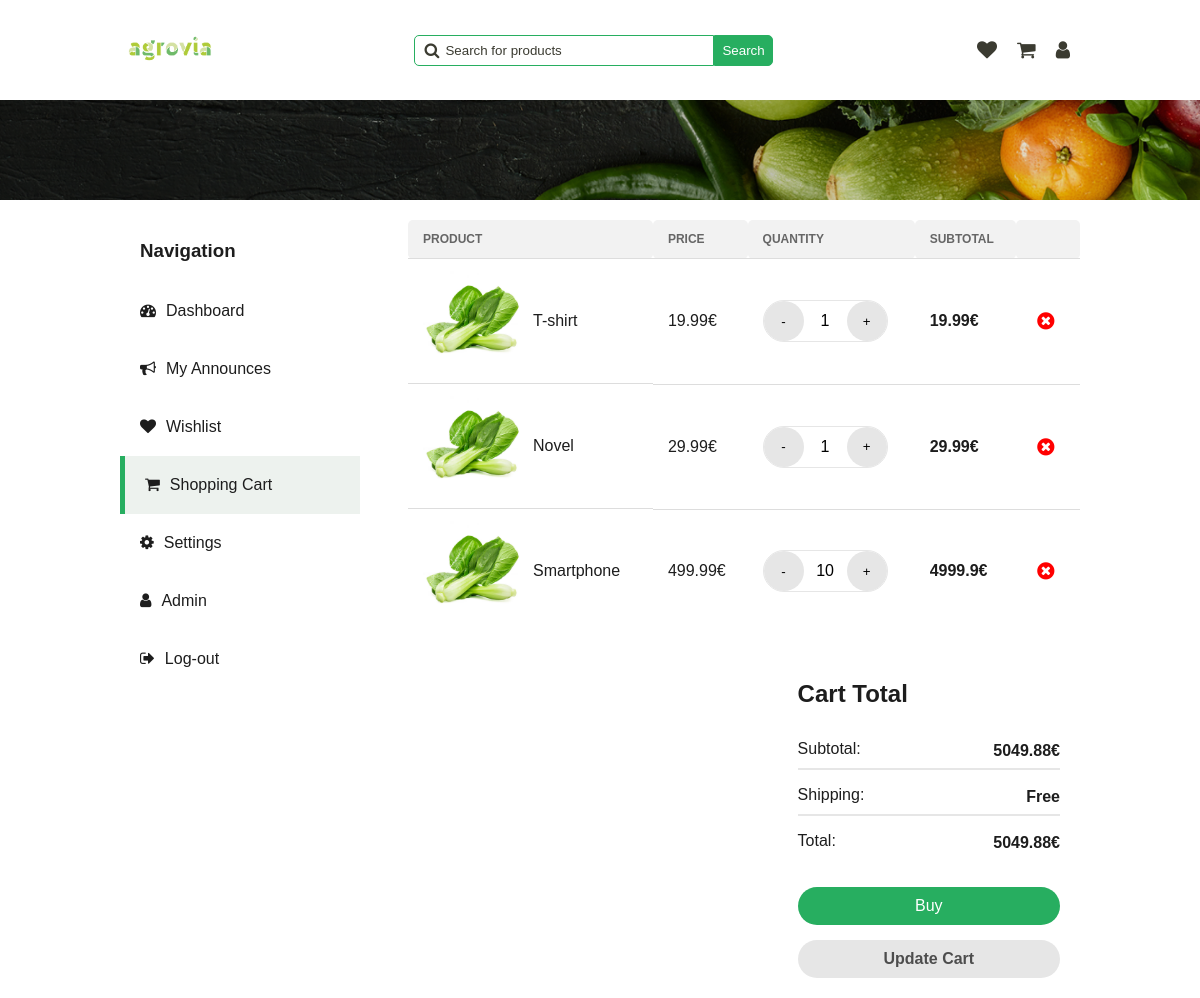
/pages/shopping-cart.php (signed in), run on the app's committed database.
### tables this page shows
CREATE TABLE UserSaved (
  id INTEGER PRIMARY KEY,
  user_id INTEGER,
  announce_id INTEGER,
  quantity_selected INTEGER,
  is_in_cart BOOLEAN,
  is_in_favourite BOOLEAN,
  FOREIGN KEY (user_id) REFERENCES User(id),
  FOREIGN KEY (announce_id) REFERENCES Announce(id) ON DELETE CASCADE
);

CREATE TABLE Announce (
  id INTEGER PRIMARY KEY,
  id_category INTEGER,
  image TEXT,
  title TEXT,
  description TEXT,
  price FLOAT,
  quantity INTEGER,
  rating INTEGER,
  out_of_stock BOOLEAN,
  FOREIGN KEY (id_category) REFERENCES Category(id)
);

### php/user.php (called while the page is built, shortened)
<?php
require '../php/pdo.php';
function get_user_by_id($id_user)
{
    global $pdo;
    try {
        $query = "SELECT * FROM User WHERE id = :id_user";
        $stmt = $pdo->prepare($query);
        $stmt->bindParam(':id_user', $id_user);
        $stmt->execute();
        $user = $stmt->fetch(PDO::FETCH_ASSOC);
        return $user;
    } catch (PDOException $e) {
        echo $e->getMessage();
    }
}

### php/announce.php (called while the page is built, shortened)
<?php
require '../php/pdo.php';
function get_shopping_cart_by_user_id($user_id)
{
    global $pdo;
    $query = "SELECT Announce.*, UserSaved.quantity_selected
              FROM Announce
              JOIN UserSaved ON Announce.id = UserSaved.announce_id
              WHERE UserSaved.user_id = :user_id AND UserSaved.is_in_cart = 1
             ";
    $stmt = $pdo->prepare($query);
    $stmt->bindParam(':user_id', $user_id);
    $stmt->execute();
    $shopping_cart = $stmt->fetchAll(PDO::FETCH_ASSOC);
    return $shopping_cart;
}
?>

### pages/shopping-cart.php (the view, shortened to what this page needs)
<!DOCTYPE html>
<html lang="en">
<head>
    <link rel="stylesheet" href="../styles/alert.css">
    <link rel="stylesheet" href="../styles/dashboard.css" onload="load_theme()">
    <link rel="stylesheet" href="../styles/main-header.css">
    <link rel="stylesheet" href="../styles/shopping-cart.css">
    <link rel="stylesheet" href="../styles/confirm-modal.css">
    <link rel="stylesheet" href="../styles/wishlist.css">
    <link rel="stylesheet" href="https://cdnjs.cloudflare.com/ajax/libs/font-awesome/4.7.0/css/font-awesome.min.css">
</head>
<body>
    <header>
        <a href="../pages/home.php"><img src="../assets/logo/agrovia-green.png" alt="logo"></a>
        <div class="search-bar">
            <span>
                <i class="fa fa-search"></i>
                <input type="text" name="search" id="search" placeholder="Search for products"
                    onkeydown="if(event.keyCode === 13) search()">
            </span>
            <button onclick="search()">Search</button>
        </div>
        <div class="user">
            <a href="../pages/user/wishlist.html">
                <i class="fa fa-heart"></i>
            </a>
            <a href="../pages/user/cart.html">
                <i class="fa fa-shopping-cart"></i>
            </a>
            <a href="../pages/dashboard.php">
                <i class="fa fa-user"></i>
            </a>
        </div>
    </header>
    <div class="separator-background"></div>
    <?php
    require "../php/user.php";
    require "../php/announce.php";
    $user = get_user_by_id($_SESSION['user_id']);
    $shopping_cart_announce = get_shopping_cart_by_user_id($_SESSION['user_id']);
    $total_price = 0;
    ?>
    <div class="main-container">
        <section class="navigation">
            <h3>Navigation</h3>
            <a href="../pages/dashboard.php">
                <i class="fa fa-tachometer" aria-hidden="true"></i>
                <span>Dashboard</span>
            </a>
            <a href="../pages/my-announces.php">
                <i class="fa fa-bullhorn"></i>
                <span>My Announces</span>
            </a>
            <a href="../pages/wishlist.php">
                <i class="fa fa-heart"></i>
                <span>Wishlist</span>
            </a>
            <a href="../pages/shopping-cart.php" class="active">
                <i class="fa fa-shopping-cart"></i>
                <span>Shopping Cart</span>
            </a>
            <a href="../pages/settings.php">
                <i class="fa fa-gear"></i>
                <span>Settings</span>
            </a>
            <?php
            if ($user['is_admin']) {
                echo '<a href="../pages/admin.php"><i class="fa fa-user"></i><span>Admin</span></a>';
            }
            ?>
            <a href="../php/log-out.php">
                <i class="fa fa-sign-out"></i>
                Log-out
            </a>
        </section>
        <section class="tab-content shopping-cart-section">
            <table>
                <tr>
                    <th>Product</th>
                    <th>Price</th>
                    <th>Quantity</th>
                    <th>Subtotal</th>
                    <th></th>
                </tr>
                <?php foreach ($shopping_cart_announce as $item): ?>
                    <tr id="wishlist-item-<?php echo $item['id']; ?>">
                        <td class="product">
                            <img src="<?php echo $item['image']; ?>" alt="product">
                            <span id="title-<?php echo $item['id']; ?>"><?php echo $item['title']; ?></span>
                        </td>
                        <td id="price-<?php echo $item['id']; ?>">
                            <?php echo $item['price']; ?>€
                        </td>
                        <td class="stock-status">
                            <span>
                                <div class="manage-quantity">
                                    <button class="increment" onclick="decrement(<?php echo $item['id']; ?>)">-</button>
                                    <span
                                        id="count-<?php echo $item['id']; ?>"><?php echo $item['quantity_selected']; ?></span>
                                    <button class="decrement"
                                        onclick="increment(<?php echo $item['id']; ?>, <?php echo $item['quantity']; ?>)">+</button>
                                </div>
                            </span>
                        </td>
                        <td>
                            <strong class="subtotal" id="subtotal-<?php echo $item['id']; ?>">
                                <?php echo $item['price'] * $item['quantity_selected']; ?>€
                            </strong>
                        </td>
                        <td>
                            <button class="delete-btn" onclick="delete_wishlist_item(<?php echo $item['id']; ?>)">
                                <i class="fa fa-times-circle" aria-hidden="true"></i>
                            </button>
                        </td>
                    </tr>
                    <?php
                    $total_price += $item['price'] * $item['quantity_selected'];
                endforeach;
                ?>
            </table>
            <section class="total">
                <h3>Cart Total</h3>
                <span class="subtotal-price">
                    Subtotal: <span class="total-price"><?php echo $total_price; ?>€</span>
                </span>
                <hr>
                <span class="shipping-price">
                    Shipping: <span>Free</span>
                </span>
                <hr>
                <span>
                    Total: <span class="total-price" id="total-price-id"><?php echo $total_price; ?>€</span>
                </span>
                <button class="buy" onclick="checkout()">Buy</button>
                <button class="update" id="update-cart" onclick="update_cart();">Update Cart</button>
            </section>
        </section>
    </div>
</body>
</html>

### styles/dashboard.css (style rules this page uses)
.main-container { margin-top: 120px; display: flex; justify-content: space-between; color: var(--dark); }
.main-container .navigation { display: flex; justify-content: flex-start; flex-direction: column; background-color: var(--white); width: 25%; border-radius: 5px; height: max-content; }
.main-container .navigation h3 { padding: 20px; margin: 0; color: var(--dark); }
.main-container .navigation a { padding: 20px; display: flex; justify-content: flex-start; text-decoration: none; color: var(--dark); }
.main-container .navigation a.active { background-color: var(--light-hover-green); border-left: 5px solid var(--secondary); }
.main-container .navigation a i { margin-right: 10px; }

### styles/main-header.css (style rules this page uses)
header { display: flex; justify-content: space-between; align-items: center; }
header a img { width: 100px; }
header .search-bar { display: flex; align-items: center; }
header .search-bar span { display: flex; align-items: center; position: relative; }
header .search-bar span i { position: absolute; left: 10px; color: var(--text); }
header .search-bar span input { padding: 7px; border: 1px solid var(--secondary); border-radius: 5px 0 0 5px; padding-left: 30px; min-width: 300px; }
header .search-bar span input::placeholder { color: var(--text); position: absolute; left: 30px; }
header .search-bar button { padding: 7px; border-radius: 0 5px 5px 0; background-color: var(--secondary); color: var(--white); border: 1px solid var(--secondary); cursor: pointer; }
header .user { display: flex; align-items: center; }
header .user a { text-decoration: none; padding: 10px; }
header .user a i { font-size: 20px; color: var(--text); }
.separator-background { background-image: url("../../assets/backgrounds/separator-background.png"); background-size: cover; background-position: center; background-repeat: no-repeat; width: 100%; height: 100px; position: absolute; left: 0; }

### styles/shopping-cart.css (style rules this page uses)
.tab-content { background-color: transparent; width: 70%; padding: 0; display: flex; align-items: flex-end; flex-direction: column; }
.tab-content table { border-radius: 5px; border: none; width: 100%; border-collapse: collapse; background-color: var(--white); margin-bottom: 22px; }
table tr th { border-radius: 5px; }
table tr:last-child td { border-bottom: none; }
.manage-quantity { display: flex; align-items: center; justify-content: space-between; background-color: var(--white); border-radius: 35px; width: 125px; border: 1px solid var(--light-stroke); }
.manage-quantity button { padding: 12px; width: 40px; height: 40px; border-radius: 50%; border: none; cursor: pointer; background-color: var(--light-stroke); }
.manage-quantity span { width: 25px; text-align: center; border: none; background-color: transparent; color: black; }
.total { display: flex; flex-direction: column; background: white; height: fit-content; padding: 20px; border-radius: 5px; color: var(--dark); width: 45%; }
.total h3 { font-size: 1.5rem; margin-top: 5px; }
.total hr { border: 1px solid var(--light-stroke); width: 100%; }
.total span { display: flex; justify-content: space-between; margin-top: 5px; align-items: center; }
.total span > span { font-weight: 700; }
.total .buy, .total .update { padding: 10px 20px; font-size: 1rem; background-color: var(--secondary); color: white; border: none; border-radius: 50px; cursor: pointer; transition: background-color 0.3s ease; width: 100%; margin-top: 35px; }
.total .update { margin-top: 15px; background-color: var(--light-stroke); color: #4d4d4d; font-weight: 700; }

### styles/wishlist.css (style rules this page uses)
.tab-content { background-color: transparent; width: 70%; padding: 0; display: flex; align-items: flex-end; flex-direction: column; }
.tab-content table { border-radius: 5px; border: none; width: 100%; border-collapse: collapse; background-color: var(--white); margin-bottom: 22px; }
table tr th { border-radius: 5px; }
table tr:last-child td { border-bottom: none; }
table { width: 100%; border-collapse: collapse; border-spacing: 0; border: 1px solid var(--light-stroke); }
th, td { padding: 12px 15px; text-align: left; border-bottom: 1px solid #ddd; }
td { color: var(--dark); font-weight: 500; }
td.product { display: flex; align-items: center; }
td.product span { margin-left: 10px; }
th { background-color: #f2f2f2; color: #666; text-transform: uppercase; font-size: 12px; }
img { max-width: 100px; height: auto; display: block; }
.delete-btn { background-color: transparent; outline: none; border: none; color: var(--error); cursor: pointer; }
.delete-btn i { font-size: 20px; }

### data on the page
usersaved: announce.image (picture), announce.title "T-shirt", announce.price "19.99", quantity_selected "1", $item['price']*$item['quantity_selected'] "19.99"
usersaved: announce.image (picture), announce.title "Novel", announce.price "29.99", quantity_selected "1", $item['price']*$item['quantity_selected'] "29.99"
usersaved: announce.image (picture), announce.title "Smartphone", announce.price "499.99", quantity_selected "10", $item['price'] * $item['quantity_selected'] "4999.9"

### other printed values
$total_price "5049.88"
